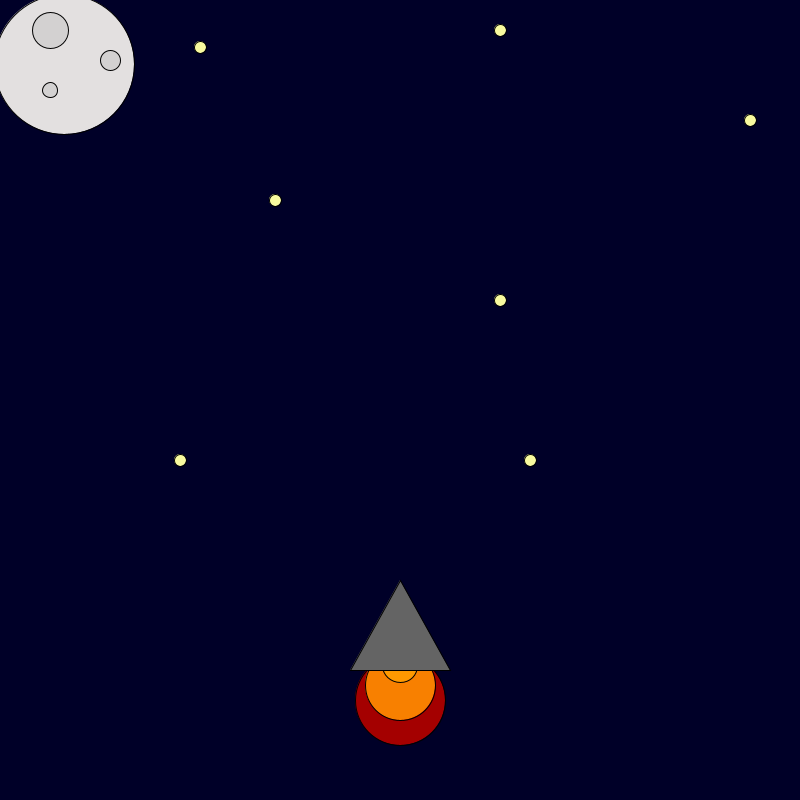
Frame 1 (no input)
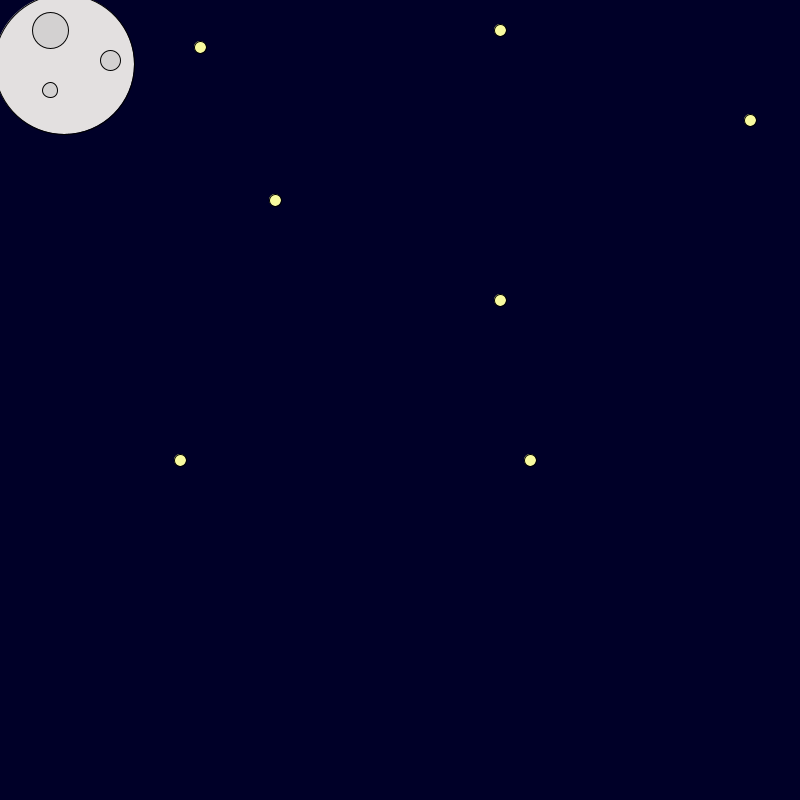
Frame 60 (the mouse pressed at the canvas centre just before this capture)
Frame 120 (the mouse held since frame 60 and released just before this capture): identical to frame 60, image omitted

The Processing sketch that drew these frames (run headless with seeded random() and noise(); from frame 60 on, the mouse is pressed at the canvas centre):

// Processing sketch: rocket_ship
// ── rocket_ship.pde
int x = 400; 
int y = 600; 

void setup() {
    size(800, 800);
    background(0, 0, 40); 
    
}

void draw() {
     background(0, 0, 40); 
    y = y - 30;
    fill(random(255), 0, 0);
    ellipse(x, y + 130, 90, 90);
    fill(248, 128, 0);
    ellipse(x, y + 115, 70, 70);
    fill(255, 153, 0);
    ellipse(x, y + 95, 35, 35);
    fill(100, 100, 100);
    triangle(x, y + 10, x + 50, y + 100, x - 50, y + 100);
    //moon
    fill(#E3E0E0);
    ellipse(64,64,140,140);
    fill(#D3D1D1);
    ellipse(50,30,36,36);
    fill(#D3D1D1);
    ellipse(110,60,20,20);
    fill(#D3D1D1);
    ellipse(50,90,15,15);
    //stars 
    fill(#F8FA9F);
    ellipse(200,47,12,12);
    fill(#F8FA9F);
    ellipse(750,120,12,12);
    fill(#F8FA9F);
    ellipse(275,200,12,12);
    fill(#F8FA9F);
    ellipse(500,30,12,12);
    fill(#F8FA9F);
    ellipse(500,300,12,12);
    fill(#F8FA9F);
    ellipse(180,460,12,12);
    fill(#F8FA9F);
    ellipse(530,460,12,12);
}
